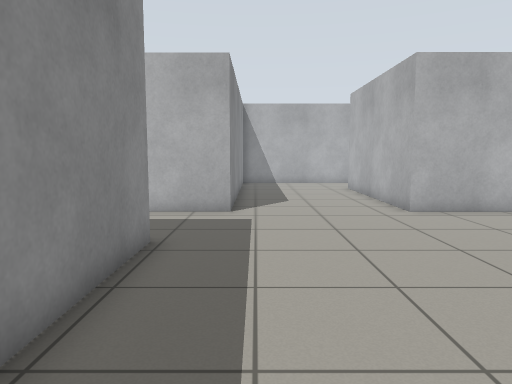
View 1 (above)

16 first-person views from a walk through a world built for the Gazebo simulator. The camera is 0.94 m above the floor, tilts 6° down and sees 70° across. The floor is counted in squares, 0.5 m on a side. Each view is taken from the middle of a square. On the plan, view 1 faces up. The plan holds only what a view shows up to about 18 squares ahead; the rest is blank.

View 2
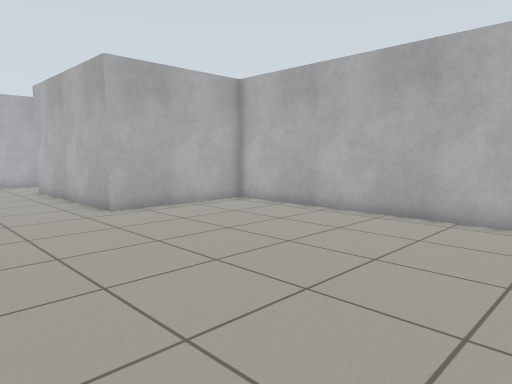

View 3
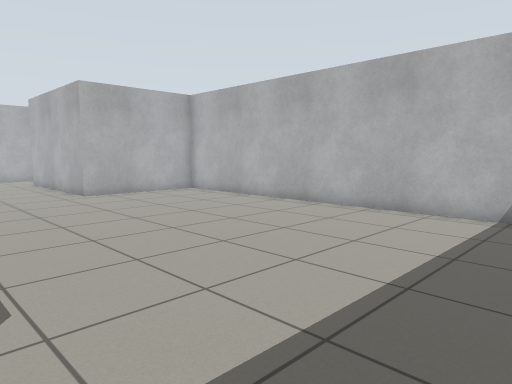

View 4
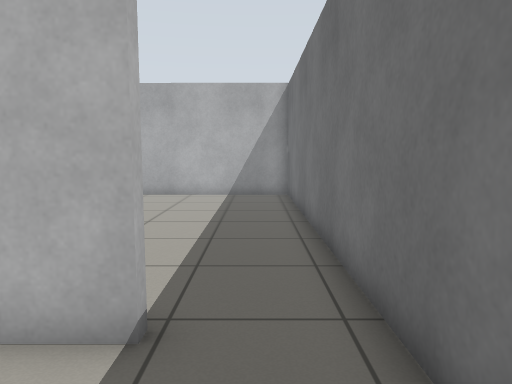

View 5
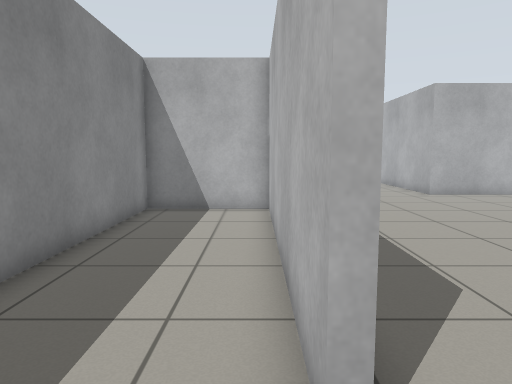

View 6
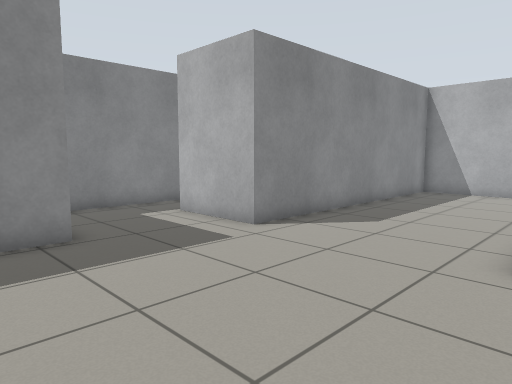

View 7
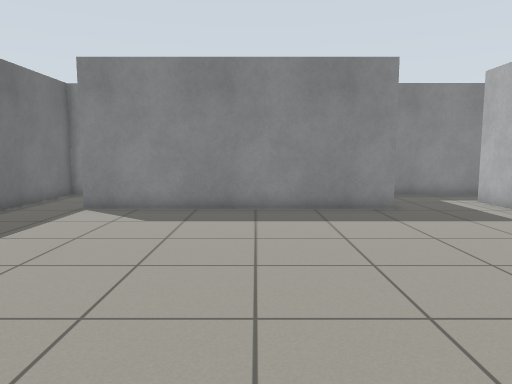

View 8
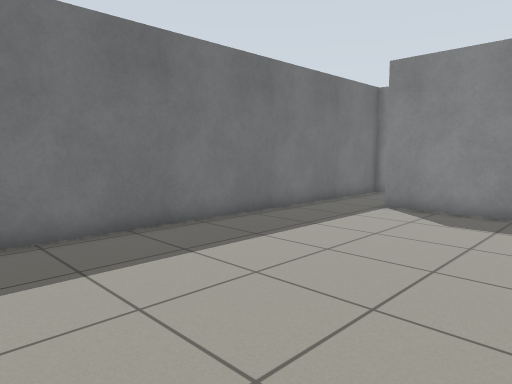

View 9
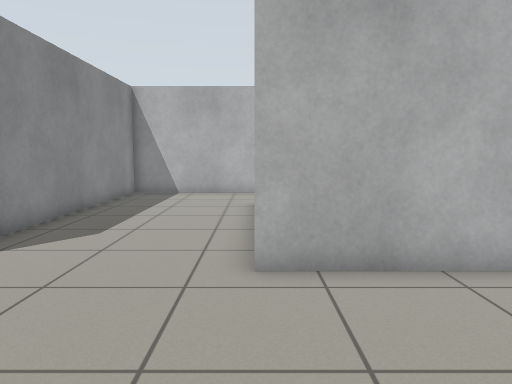

View 10
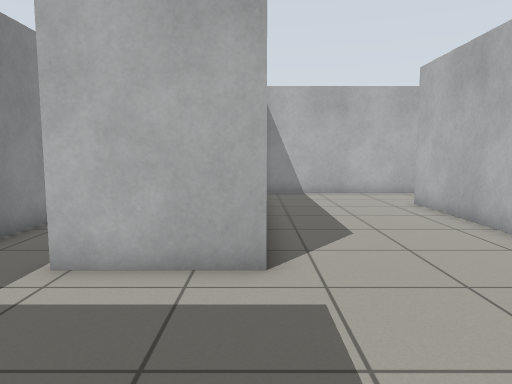

View 11
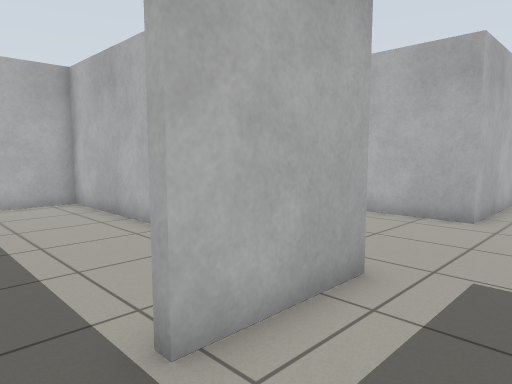

View 12
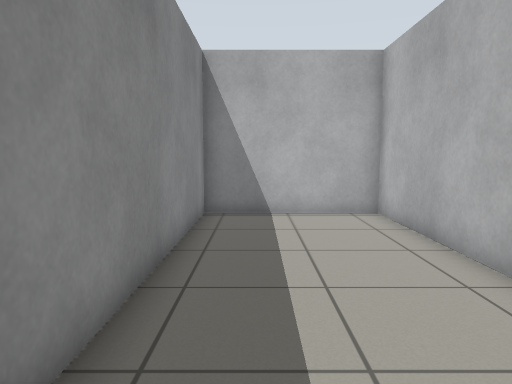

View 13
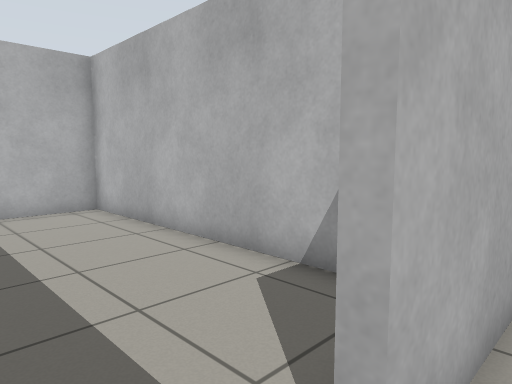

View 14
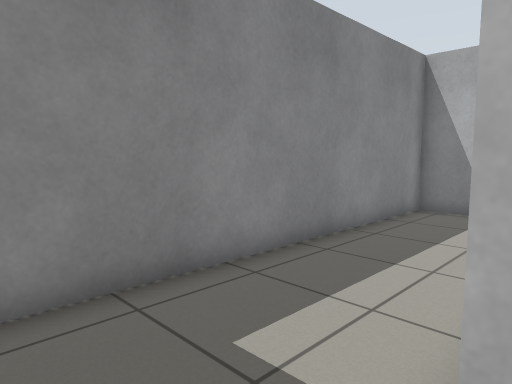

View 15
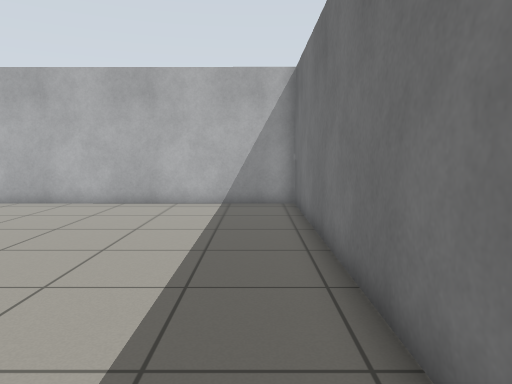

View 16
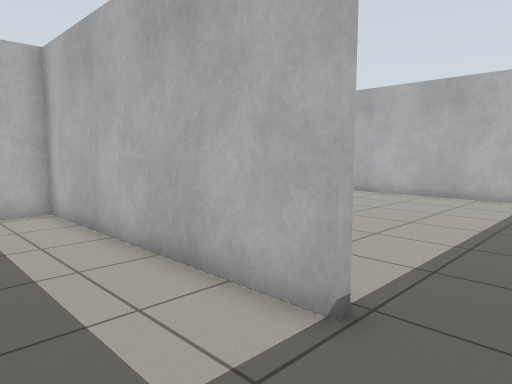

### Floor plan
Points are (right, up) in squares from view 1. A wall is a line through its corners. A room is listed if a view was taken in it or the views show most of it. See-through windows are left out.
Room 1 (views 1, 2, 3, 6, 7, 8, 9, 10, 11, 12, 13, 14)
walls: (-2.3, 7.8) (-2.3, -2.9); (-6.7, 12.6) (-6.7, 9.1); (-2.6, -5.5) (10.6, -5.5) (10.7, 11.8) (5, 11.8) (5, 19.8); (4.6, 23.5) (-0.8, 23.5) (-0.8, 11.8) (-4.4, 11.8)
ways out: opening at (-2, -4) to room 2; opening at (-5.5, 12) to room 3; opening at (5, 21.5)
Room 2 (views 4, 5, 15, 16)
walls: (-2.6, -2.9) (-2.6, 7.4) (-6.7, 7.4) (-6.8, -5.5) (-2.6, -5.5)
ways out: opening at (-2, -4) to room 1
Room 3 (no view inside)
walls: (-1.1, 14) (-1.1, 23.5) (-6.6, 23.5) (-6.7, 12.6)
ways out: opening at (-5.5, 12) to room 1

Positions as (right, up) in squares from view 1, and headings:
1: (0, 0), facing up
2: (0, 0), facing up-right
3: (-1, -5), facing up-right
4: (-6, -4), facing right
5: (-3, -5), facing up
6: (6, 5), facing up-left
7: (10, 3), facing left
8: (10, 3), facing down-left
9: (5, 6), facing up
10: (-1, 6), facing up
11: (-6, 9), facing up-right
12: (-5, 12), facing up
13: (-6, 11), facing up-right
14: (-2, -5), facing up-left
15: (-3, -4), facing right
16: (-6, -5), facing up-right
